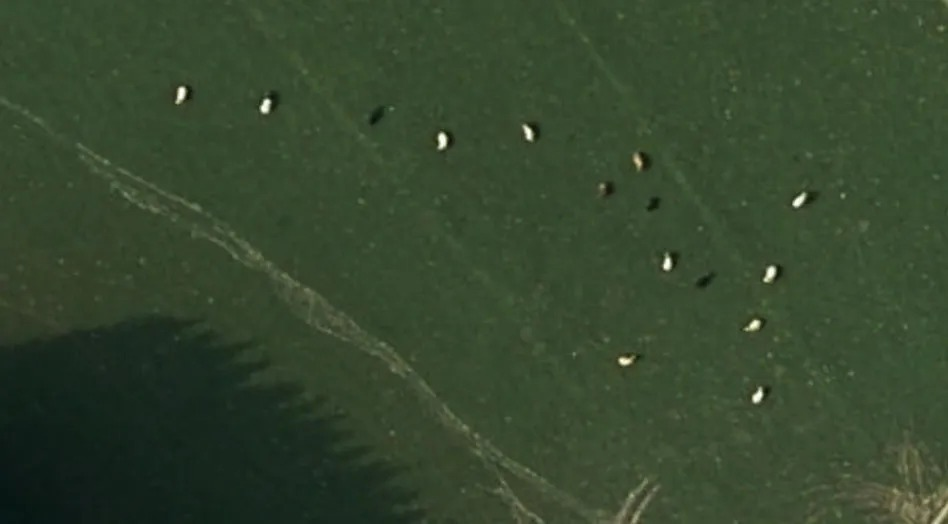
#> input picture images2.jpeg, 948 x 524 px
$ python findSheep.py
#> lines starting #> are read from the running program, lines starting #| are printed output that depends on the picture
import cv2 as cv

img = cv.imread("images2.jpeg", cv.IMREAD_GRAYSCALE)
#> img: shape (524, 948); min 12, max 255, mean 62.5
template = cv.imread("template2.jpeg", cv.IMREAD_GRAYSCALE)
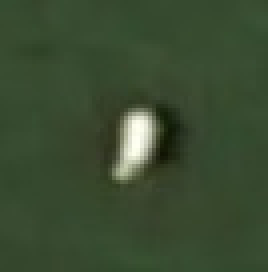
#> input picture template2.jpeg, 67 x 68 px (shown 4 times larger)
#> template: shape (68, 67); min 16, max 255, mean 67.6

imgN = 255 - img
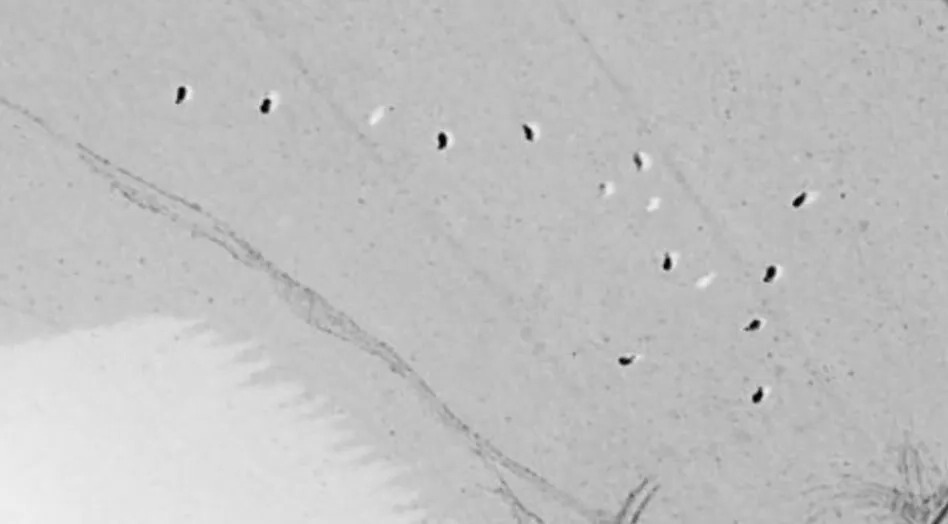
#> imgN: shape (524, 948); min 0, max 243, mean 192.5

w, h = template.shape[ : :-1]
#> w = 67; h = 68

template_inv = 255 - template
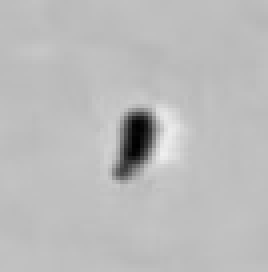
#> template_inv: shape (68, 67) (shown 4 times larger); min 0, max 239, mean 187.4

img1 = cv.matchTemplate(img, template, cv.TM_CCOEFF_NORMED)
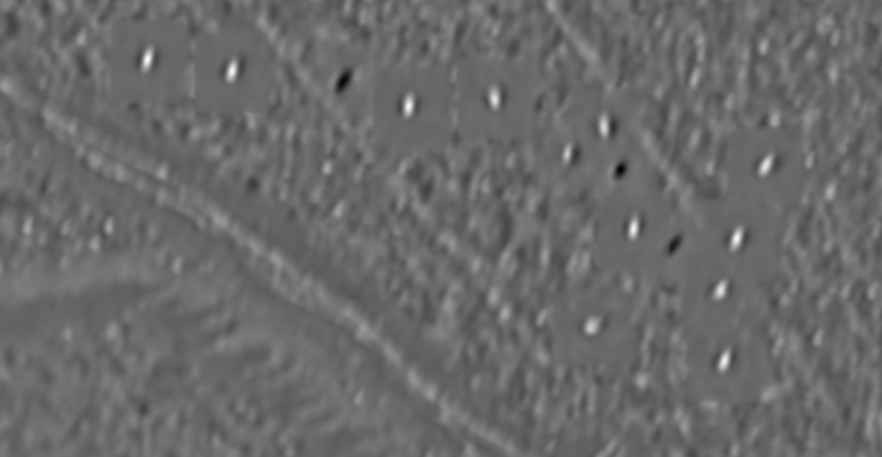
#> img1: shape (457, 882) float32; min -0.714, max 0.999, mean 0.000402; drawn with min black and max white
img2 = cv.matchTemplate(img, template_inv, cv.TM_CCOEFF_NORMED)
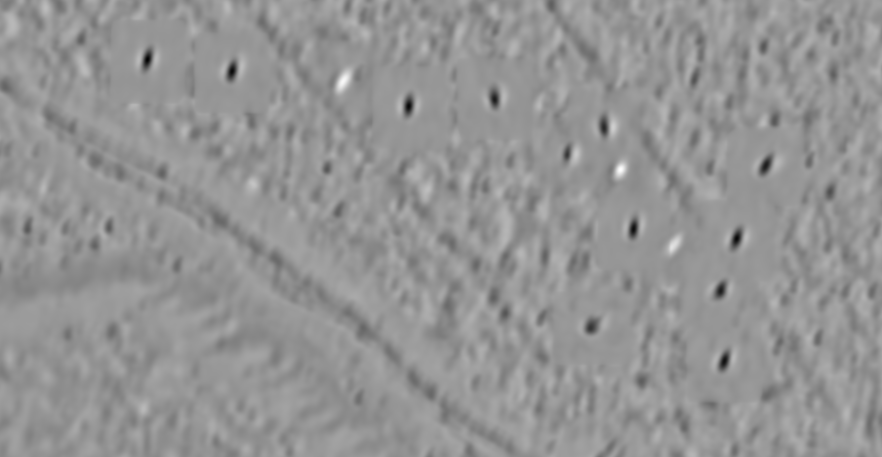
#> img2: shape (457, 882) float32; min -0.999, max 0.714, mean -0.000403; drawn with min black and max white

result = img1.copy()

for y in range(img2.shape[0]):
    for x in range(img2.shape[1]):
        if img2[y][x] > result[y][x]:
            result[y][x] = img2[y][x]
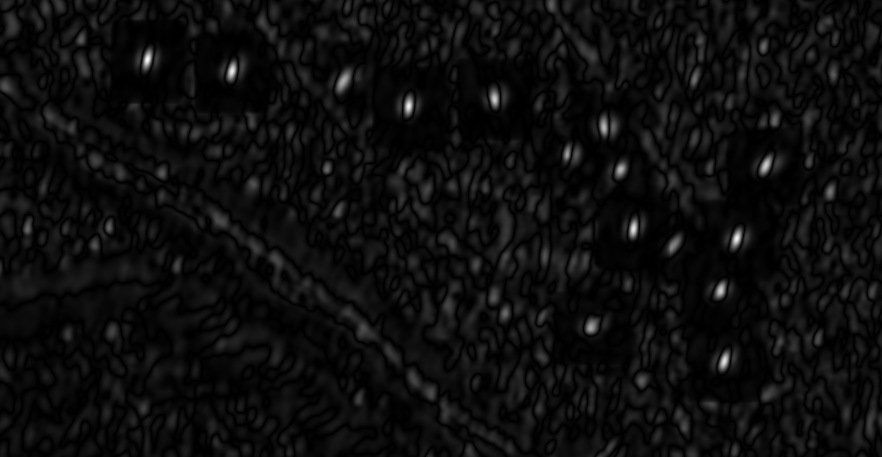
#> result: shape (457, 882) float32; min -1.88e-05, max 0.999, mean 0.0544; drawn with min black and max white

threshold = 0.5
candidates = []

for y in range(result.shape[0]):
    for x in range(result.shape[1]):
        if result[y][x] >= threshold:
            candidates.append((x,y))

def is_close(p1, p2, dist=25):
    return abs(p1[0] - p2[0]) < dist and abs(p1[1] - p2[1]) < dist

filtered = []

for c in candidates:
    keep = True

    for f in filtered:
        if is_close(c, f):
            keep = False

    if keep:
        filtered.append(c)

img_color = cv.cvtColor(img, cv.COLOR_GRAY2BGR)

for (x,y) in filtered:
    cv.rectangle(img_color, (x,y), (x + w, y + h), (0, 255, 0), 2)
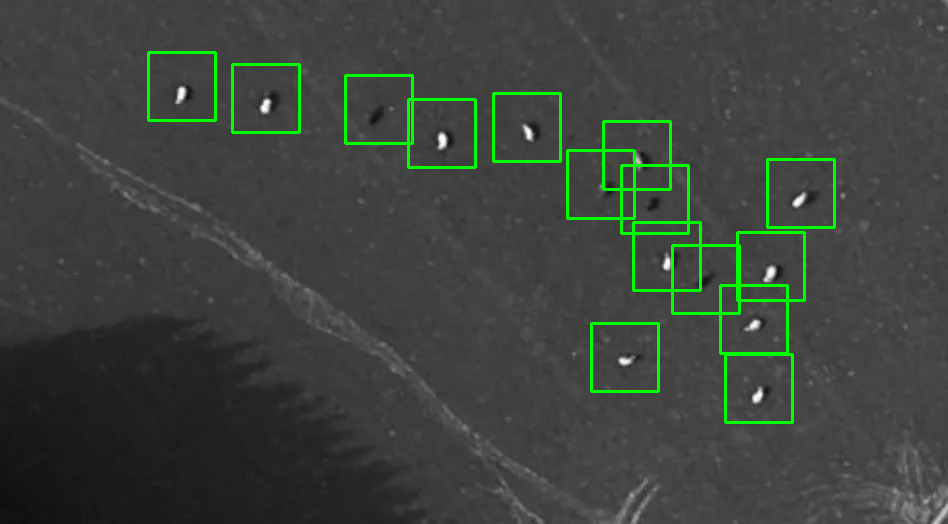
#> img_color: shape (524, 948, 3); mean B, G, R 60.9, 66.9, 60.9

print ("Koyun Sayısı ", len(filtered))
#| Koyun Sayısı  15

cv.imshow("original Image", img)
cv.imshow("Negative Image", imgN)
cv.imshow("Detection", img_color)

cv.waitKey(0)
cv.destroyAllWindows()
